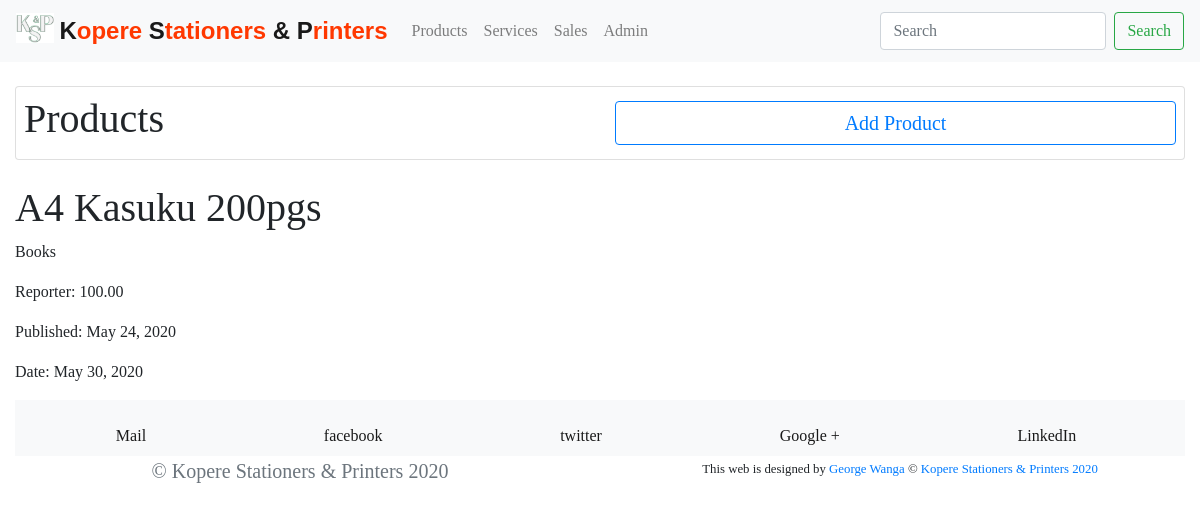
Page /inventory/ddd/ on the earlier database version.
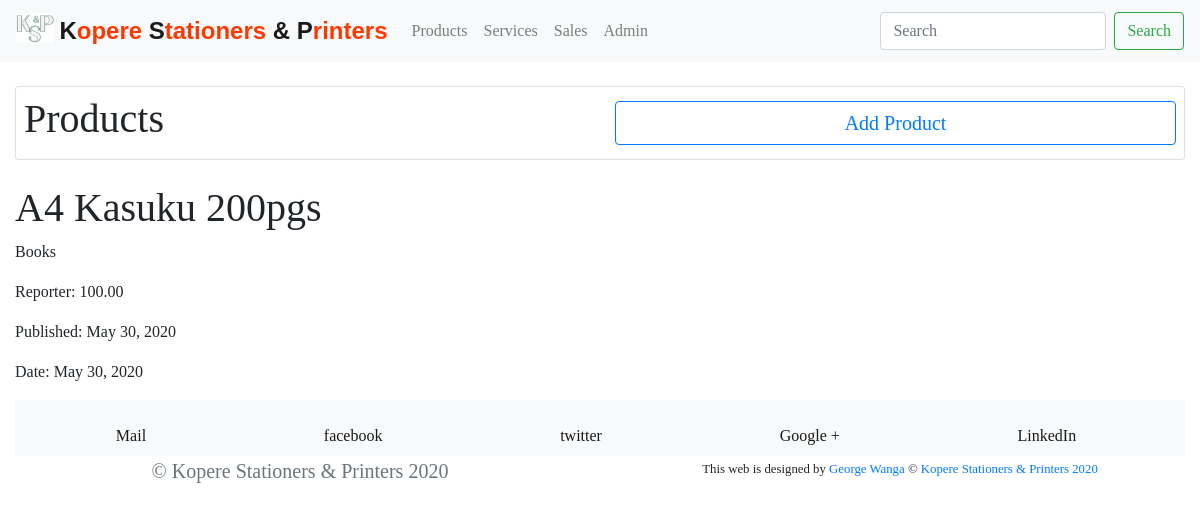
Same page on the later database version.
### inventories/models.py (models this page shows, shortened)
class Products(models.Model):
    key = models.CharField(
        max_length=8,
    )
    image = models.ImageField(
        blank=True,
    )
    name = models.CharField(
        max_length=32,
    )
    unit = models.ForeignKey(
        Units,
        on_delete=models.DO_NOTHING,
    )
    category = models.ForeignKey(
        Categories,
        on_delete=models.DO_NOTHING,
    )
    q = models.PositiveSmallIntegerField(
        verbose_name=_('Quantity'),
    )
    q_reserve = models.PositiveSmallIntegerField(
        verbose_name=_('Quantity Reserve'),
        help_text=_(
            'Is the minimum quantity of the product that indicates that you must buy more product.'
        ),
    )
    pur_price = models.DecimalField(
        verbose_name=_('Purchase Price'),
        decimal_places=2,
        max_digits=19,
        default=0,
    )
    sal_price = models.DecimalField(
        verbose_name=_('Sale Price'),
        decimal_places=2,
        max_digits=19,
        default=0,
    )
    info = models.TextField(
        verbose_name=_('Additional Product Information.'),
        null=True,
        blank=True,
    )
    pub_date = models.DateTimeField(
        verbose_name=_('Date Added'),
        auto_now=True
    )
    slug = AutoSlugField(populate_from='name', unique_with='pub_date__month')

class Categories(models.Model):
    name = models.CharField(
        max_length=32,
    )
    def __str__(self):
        return self.name

### inventories/views.py (the view)
# urls.py: path('<slug:slug>/', views.Detail.as_view(), name='detail'),
class Detail(generic.DetailView):
    model = Products
    def get_context_data(self, **kwargs):
        context = super().get_context_data(**kwargs)
        context['now'] = timezone.now()
        return context

### inventories/templates/inventories/products_detail.html
{% extends "inventories/base.html" %}
{% block products_body %}
<h1>{{ object.name }}</h1>
<p>{{ object.category }}</p>
<p>Reporter: {{ object.sal_price }}</p>
<p>Published: {{ object.pub_date|date }}</p>
<p>Date: {{ now|date }}</p>
{% endblock products_body %}

### inventories/templates/inventories/base.html (shortened to what this page needs)
{% extends "base.html" %}
{% load static %}
{% url 'inventories:create' as add_product %}
{% block body %}
<div class=" card p-2 my-4">
    <div class="row">
        <div class="col my-auto">
            <h1>Products</h1>
        </div>
        <div class="col my-auto">
            <a class="btn btn-block btn-outline-primary" href="{% url 'inventories:create' %}">
                <span class="lead"> Add Product </span>
            </a>
        </div>
    </div>
</div>
{% block products_body %}{% endblock products_body %}
{% endblock body %}

### templates/base.html (shortened to what this page needs)
{% load static %}
{% static 'images/icons/ksp33_16.png' as favicon %}
<!doctype html>
<html lang="en">
<head>
    {% block site_css %}
    {% include 'css.html' %}
    {% endblock %}
</head>
<body style="font-family: Cambria, Cochin, Georgia, Times, 'Times New Roman', serif;">
    {% include 'navbar.html' %}
    <div class="container-fluid">
        {% block body %}{% endblock body %}
        {% include 'footer.html' with company_name='Kopere Stationers & Printers' %}
    </div>
</body>
</html>

### templates/css.html
{% load static %}
{% static 'css/bootstrap.css' as bootstrap %}
{% static 'css/main.css' as main %}
<link rel="stylesheet" href="{{ bootstrap }}" type="text/css" />
<link rel="stylesheet" href="{{ main }}" type="text/css" />

### templates/navbar.html (shortened to what this page needs)
{% load static %}
{% url 'inventories:list' as inventories %}
{% url 'services:list' as services %}
{% url 'sales:list' as sales %}
<nav class="navbar navbar-expand-md navbar-light bg-light">
    <a class="navbar-brand mb-0 h1" href="{{ inventories }}">
        <img src="{% static 'images/ksp_100.png' %}" height="30" class="d-inline-block align-top" alt="">
        <strong style="font-family:arial; font-size: x-large;">
            K<span class="text-danger-custom">opere</span>
            S<span class="text-danger-custom">tationers</span> &
            P<span class="text-danger-custom">rinters</span>
        </strong>
    </a>
    <div class="collapse navbar-collapse" id="navbarSupportedContent">
        <ul class="navbar-nav mr-auto">
            <li class="nav-item {% if request.path == inventories %} active {% endif %}">
                <a class="nav-link" href="{{ inventories }}">
                    Products
                </a>
            </li>
            <li class="nav-item {% if request.path == services %} active {% endif %}">
                <a class="nav-link" href="{{ services }}">
                    Services
                </a>
            </li>
            <li class="nav-item {% if request.path == sales %} active {% endif %}">
                <a class="nav-link" href="{{ sales }}">
                    Sales
                </a>
            </li>
            <li class="nav-item">
                <a class="nav-link" href="/admin"> Admin </a>
            </li>
        </ul>
        <form class="form-inline my-2 my-lg-0">
            <input class="form-control mr-sm-2" type="search" placeholder="Search" aria-label="Search">
            <button class="btn btn-outline-success my-2 my-sm-0" type="submit">Search</button>
        </form>
    </div>
</nav>

### templates/footer.html (shortened to what this page needs)
{% load static %}
<nav class="navbar navbar-expand-sm navbar-light bg-light">
    <ul class="navbar-nav nav-fill w-100">
        <li class="nav-item active">
            <a class="nav-link m-0 p-0 mr-sm-3 mt-sm-3" href="mailto: info@ksp.co.ke" title="Send Mail to {{ company_name }}">
                &nbsp; Mail </a>
        </li>
        <li class="nav-item active">
            <a class="nav-link m-0 p-0 mr-sm-3 mt-sm-3" target="_blank" href="https://www.facebook.com">
                &nbsp; facebook </a>
        </li>
        <li class="nav-item active">
            <a class="nav-link m-0 p-0 mr-sm-3 mt-sm-3" target="_blank" href="http://www.twitter.com">
                &nbsp; twitter </a>
        </li>
        <li class="nav-item active">
            <a class="nav-link m-0 p-0 mr-sm-3 mt-sm-3" target="_blank" href="http://www.google.com">
                &nbsp; Google + </a>
        </li>
        <li class="nav-item active">
            <a class="nav-link m-0 p-0 mr-sm-3 mt-sm-3" target="_blank" href="http://www.linkedin.com">
                &nbsp; LinkedIn </a>
        </li>
    </ul>
</nav>
<div class="row bg-white">
    <div class="col">
        <div class="text-center">
            <span class="lead text-muted">&copy {{ company_name }} {% now "Y" %}</span>
        </div>
    </div>
    <div class="col">
        <div class="text-center">
            <small>This web is designed by <a target="_blank" href="https://www.linkedin.com/in/wangageorge/"> George
                    Wanga </a></small>
            <small>&copy <a target="_blank" href="https://ksp.co.ke"> {{ company_name }} {% now "Y" %} </a></small>
        </div>
    </div>
</div>

### templates/js.html (shortened to what this page needs)
{% load static %}

### static/css/main.css (style rules this page uses)
.text-danger-custom { color: rgb(255, 56, 0); }

Differences in the rows shown:
changed Products "A4 Kasuku 200pgs": pub_date "May 24, 2020" → "May 30, 2020"; pub_date (not shown) → "May 30, 2020"
Other differences:
{{ now|date }}: "May 30, 2020" → (not shown)
